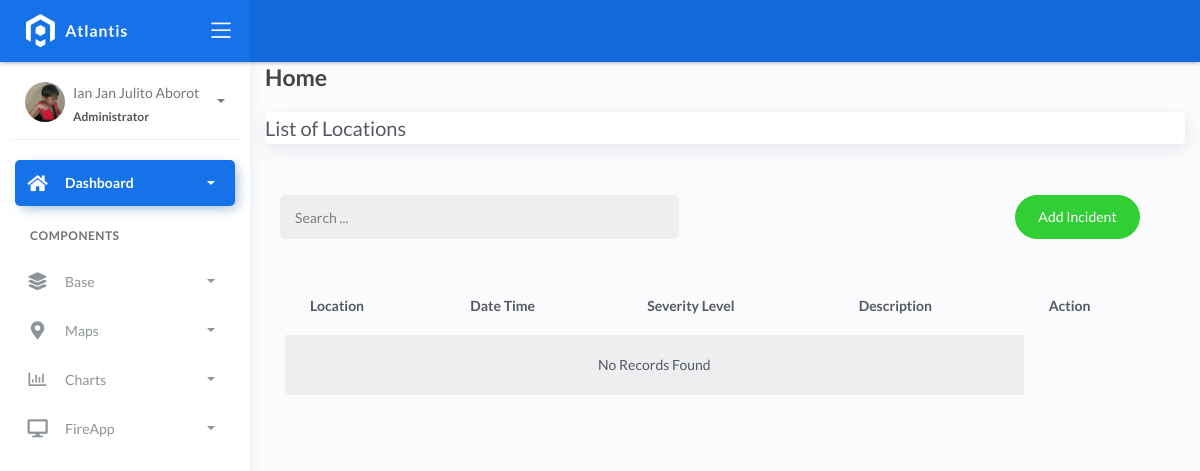
Before: /incident_list with the older database file.
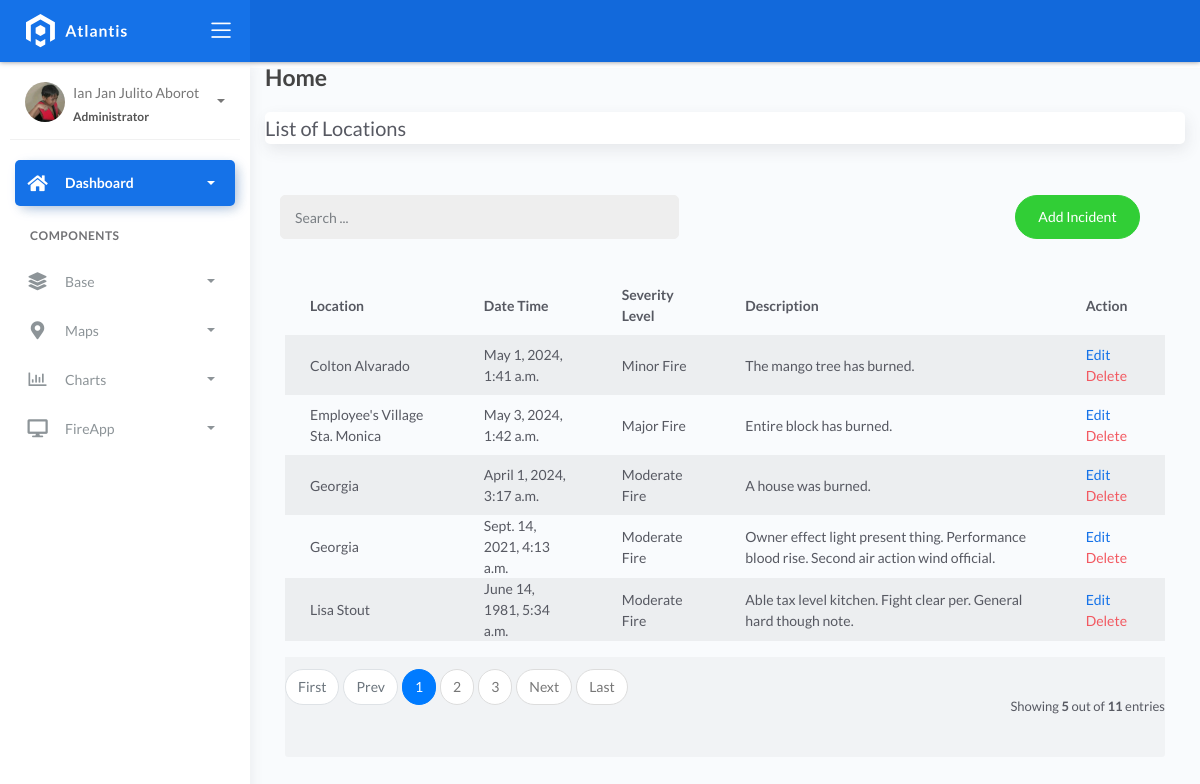
After: the same page with the newer database file.
### fire/models.py (models this page shows)
class BaseModel(models.Model):
    created_at = models.DateTimeField(auto_now_add=True, db_index=True)
    updated_at = models.DateTimeField(auto_now=True)
    class Meta:
        abstract = True

class Incident(BaseModel):
    SEVERITY_CHOICES = (
        ('Minor Fire', 'Minor Fire'),
        ('Moderate Fire', 'Moderate Fire'),
        ('Major Fire', 'Major Fire'),
    )
    location = models.ForeignKey(Locations, on_delete=models.CASCADE)
    date_time = models.DateTimeField(blank=True, null=True)
    severity_level = models.CharField(max_length=45, choices=SEVERITY_CHOICES)
    description = models.CharField(max_length=250)

class Locations(BaseModel):
    name = models.CharField(max_length=150)
    latitude = models.DecimalField(
        max_digits=22, decimal_places=16, null=True, blank=True)
    longitude = models.DecimalField(
        max_digits=22, decimal_places=16, null=True, blank=True)
    address = models.CharField(max_length=150)
    city = models.CharField(max_length=150)  # can be in separate table
    country = models.CharField(max_length=150)  # can be in separate table

### fire/views.py (the view)
# urls.py: path('incident_list', IncidentList.as_view(), name='incident'),
class IncidentList(ListView):
    model = Incident
    context_object_name = 'incident'
    template_name = 'incident_list.html'
    paginate_by = 5

### templates/incident_list.html (shortened to what this page needs)
{% extends 'base.html' %} {% load static %} {% block content %}
<div class="content">
    <div class="container-fluid">
        <h4 class="page-title">Home</h4>
        <div class="row">
            <div class="col-md-12">
                <div class="card">
                    <div class="card-title">List of Locations</div>
                </div>
                <br>
                <div class="col-md-12 row">
                    <div class="col-md-6">
                        <form action="" class="navbar-left navbar-form nav-search mr-md-3">
                            <div class="input-group">
                                <input type="text" placeholder="Search ..." class="form-control">
                                <div class="input-group-append">
                                    <span class="input-group-text">
                                    </span>
                                </div>
                            </div>
                        </form>
                    </div>
                    <div class="col-md-6">
                        <div class="pull-right"><a href="{% url 'incident-add' %}" loc-add="" class="btn btn-success btn-rounded">Add Incident</a>
                        </div>
                    </div>
                </div>
                <div class="card-body">
                    <table class="table table-striped mt-3">
                        <thead>
                            <tr>
                                <th scope="col">Location</th>
                                <th scope="col">Date Time</th>
                                <th scope="col">Severity Level</th>
                                <th scope="col">Description</th>
                                <th scope="col">Action</th>
                            </tr>
                        </thead>
                        <tbody>
                            {% for object in object_list %}
                            <tr>
                                <td>{{ object.location.name }}</td>
                                <td>{{ object.date_time }}</td>
                                <td>{{ object.severity_level }}</td>
                                <td>{{ object.description }}</td>
                                <td>
                                    <a href="incident_list/{{ object.id }}">Edit</a>
                                    <a href="incident_list/{{ object.id }}/delete" class="text-danger">Delete</a>
                                </td>
                            </tr>
                            {% empty %}
                            <tr>
                                <td colspan="4" style="text-align: center">
                                    <p class="text-sm font-wight-bold mb-0">No Records Found</p>
                                </td>
                            </tr>
                            {% endfor %}
                        </tbody>
                    </table>
                    {% include 'includes/pagination.html' %}
                </div>
            </div>
        </div>
    </div>
</div>
{% endblock %}

Changed rows visible on the page:
added Incident: location.name "Colton Alvarado", date_time "May 1, 2024, 1:41 a.m.", severity_level "Minor Fire", description "The mango tree has burned."
added Incident: location.name "Employee's Village Sta. Monica", date_time "May 3, 2024, 1:42 a.m.", severity_level "Major Fire", description "Entire block has burned."
added Incident: location.name "Georgia", date_time "April 1, 2024, 3:17 a.m.", severity_level "Moderate Fire", description "A house was burned."
added Incident: location.name "Georgia", date_time "Sept. 14, 2021, 4:13 a.m.", severity_level "Moderate Fire", description "Owner effect light present thing. Performance blood rise. Second air action wind official."
added Incident: location.name "Lisa Stout", date_time "June 14, 1981, 5:34 a.m.", severity_level "Moderate Fire", description "Able tax level kitchen. Fight clear per. General hard though note."
Other visible differences:
{{ object_list.count }}: (not shown) → "5"
{{ paginator.count }}: (not shown) → "11"
text no longer shown: "No Records Found"
text now shown: "First Prev Next Last Showing out of entries"
new list line: "1"
new list line: "2"
new list line: "3"
